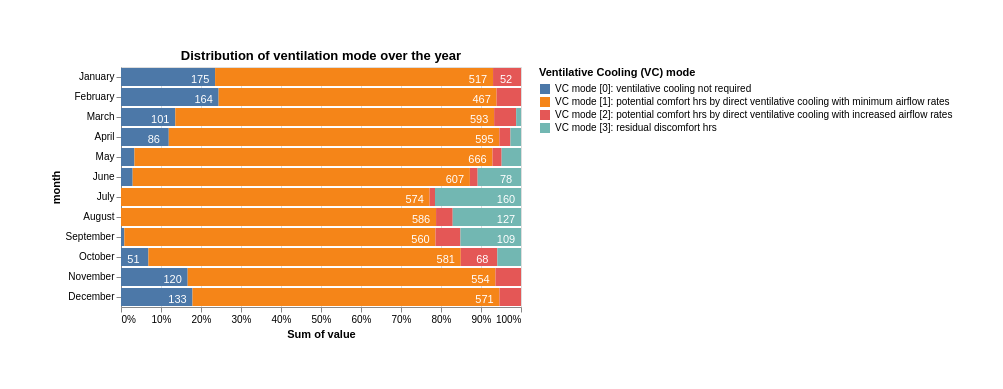

Source (Vega-Lite JSON):
### Vega-Lite specification from a JSON file in a GitHub repository (floating-point values rounded to 4 significant figures)
{"$schema": "https://vega.github.io/schema/vega-lite/v6.1.0.json", "config": {"view": {"continuousHeight": 300, "continuousWidth": 300}}, "data": {"name": "data-a72b5b8bb735921cd0f611f4c5adced9"}, "datasets": {"data-a72b5b8bb735921cd0f611f4c5adced9": [{"mode": "0", "month": "January", "value": 175.0}, {"mode": "1", "month": "January", "value": 517.0}, {"mode": "2", "month": "January", "value": 52.0}, {"mode": "3", "month": "January", "value": 0.0}, {"mode": "0", "month": "February", "value": 164.0}, {"mode": "1", "month": "February", "value": 467.0}, {"mode": "2", "month": "February", "value": 41.0}, {"mode": "3", "month": "February", "value": 0.0}, {"mode": "0", "month": "March", "value": 101.0}, {"mode": "1", "month": "March", "value": 593.0}, {"mode": "2", "month": "March", "value": 41.0}, {"mode": "3", "month": "March", "value": 9.0}, {"mode": "0", "month": "April", "value": 86.0}, {"mode": "1", "month": "April", "value": 595.0}, {"mode": "2", "month": "April", "value": 20.0}, {"mode": "3", "month": "April", "value": 19.0}, {"mode": "0", "month": "May", "value": 25.0}, {"mode": "1", "month": "May", "value": 666.0}, {"mode": "2", "month": "May", "value": 17.0}, {"mode": "3", "month": "May", "value": 36.0}, {"mode": "0", "month": "June", "value": 21.0}, {"mode": "1", "month": "June", "value": 607.0}, {"mode": "2", "month": "June", "value": 14.0}, {"mode": "3", "month": "June", "value": 78.0}, {"mode": "0", "month": "July", "value": 0.0}, {"mode": "1", "month": "July", "value": 574.0}, {"mode": "2", "month": "July", "value": 10.0}, {"mode": "3", "month": "July", "value": 160.0}, {"mode": "0", "month": "August", "value": 0.0}, {"mode": "1", "month": "August", "value": 586.0}, {"mode": "2", "month": "August", "value": 31.0}, {"mode": "3", "month": "August", "value": 127.0}, {"mode": "0", "month": "September", "value": 6.0}, {"mode": "1", "month": "September", "value": 560.0}, {"mode": "2", "month": "September", "value": 45.0}, {"mode": "3", "month": "September", "value": 109.0}, {"mode": "0", "month": "October", "value": 51.0}, {"mode": "1", "month": "October", "value": 581.0}, {"mode": "2", "month": "October", "value": 68.0}, {"mode": "3", "month": "October", "value": 44.0}, {"mode": "0", "month": "November", "value": 120.0}, {"mode": "1", "month": "November", "value": 554.0}, {"mode": "2", "month": "November", "value": 46.0}, {"mode": "3", "month": "November", "value": 0.0}, {"mode": "0", "month": "December", "value": 133.0}, {"mode": "1", "month": "December", "value": 571.0}, {"mode": "2", "month": "December", "value": 40.0}, {"mode": "3", "month": "December", "value": 0.0}]}, "layer": [{"encoding": {"color": {"field": "mode", "legend": {"labelExpr": "{'0':'VC mode [0]: ventilative cooling not required','1':'VC mode [1]: potential comfort hrs by direct ventilative cooling with minimum airflow rates','2':'VC mode [2]: potential comfort hrs by direct ventilative cooling with increased airflow rates','3':'VC mode [3]: residual discomfort hrs'}[datum.label]", "labelLimit": 550, "title": "Ventilative Cooling (VC) mode"}, "type": "nominal"}, "tooltip": [{"field": "mode", "title": "VC mode", "type": "quantitative"}, {"field": "value", "type": "quantitative"}], "x": {"aggregate": "sum", "field": "value", "stack": "normalize", "type": "quantitative"}, "y": {"field": "month", "sort": null, "type": "nominal"}}, "mark": {"type": "bar"}, "name": "view_dd241f504aa99985_0"}, {"encoding": {"detail": {"field": "mode", "type": "nominal"}, "order": {"field": "mode", "type": "nominal"}, "text": {"condition": {"field": "value", "format": ".0f", "test": "(datum.value > 50)", "type": "quantitative"}, "value": ""}, "x": {"aggregate": "sum", "field": "value", "stack": "normalize", "type": "quantitative"}, "y": {"field": "month", "sort": null, "type": "nominal"}}, "mark": {"color": "white", "dx": -15, "dy": 3, "type": "text"}}], "padding": 50, "params": [{"bind": "scales", "name": "param_1e9efca18e7a2868", "select": {"encodings": ["x", "y"], "type": "interval"}, "views": ["view_dd241f504aa99985_0"]}], "title": "Distribution of ventilation mode over the year", "width": 400}
